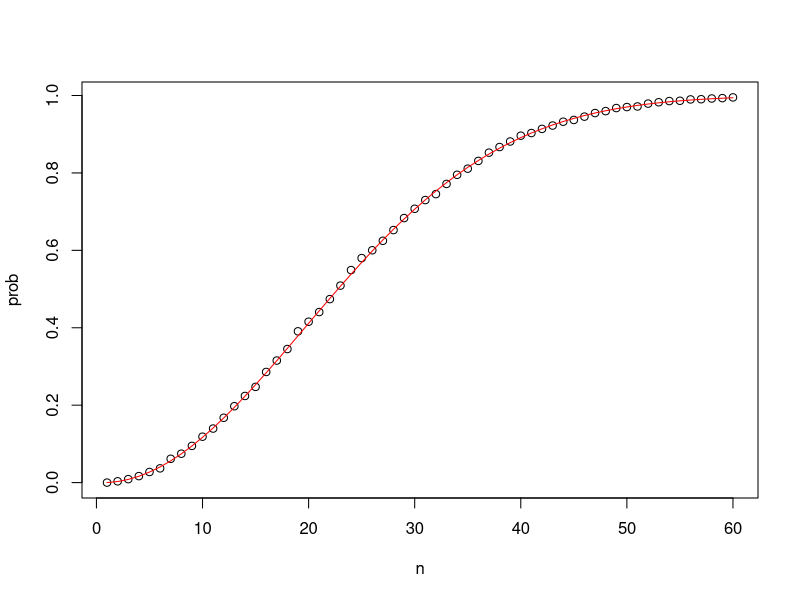
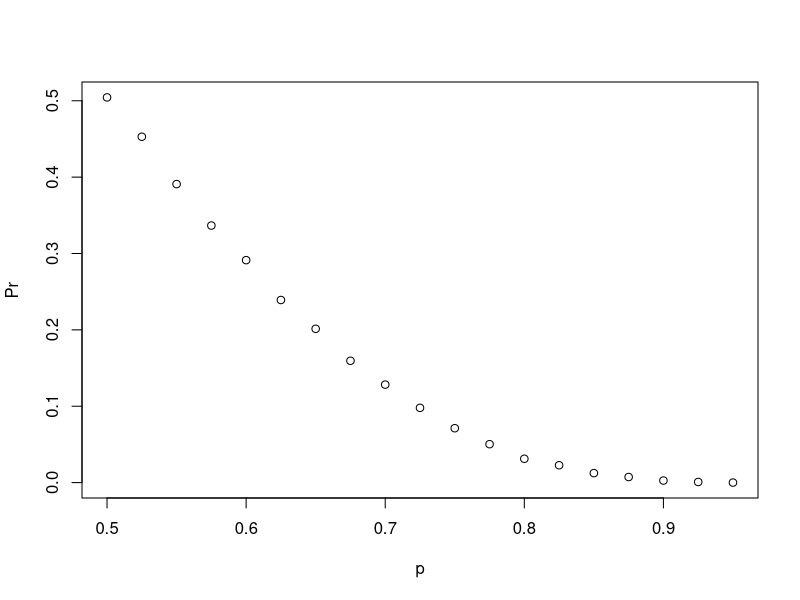
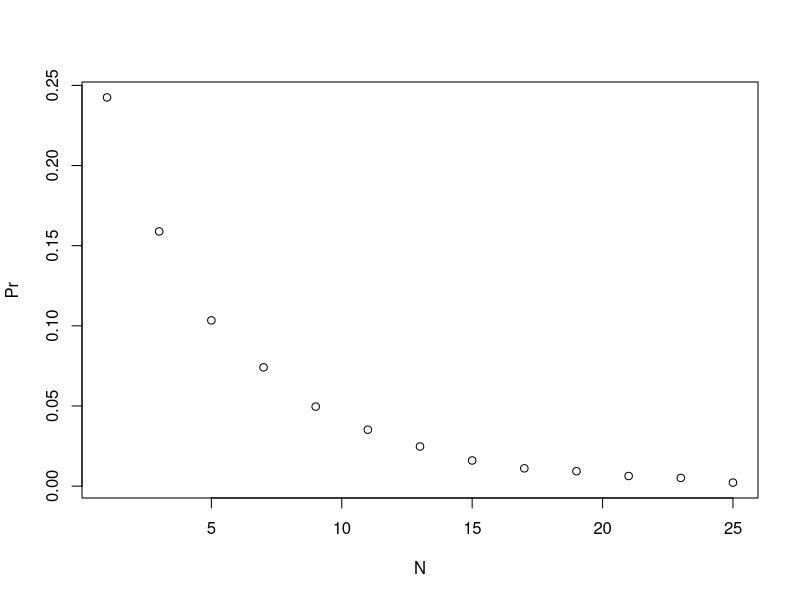

Recreate these plots in R, in order. (Note: this script raises an error after producing the figures.)
cyan <- 3
magenta <- 5
yellow <- 7

p <- cyan / (cyan + magenta + yellow)
p_1 <- cyan / (cyan + magenta + yellow)
p_2 <- (magenta + yellow) / (cyan - 1 + magenta + yellow)
p_2 <- 1 - p_1 # with replacement





compute_prob <- function(n, B = 10000) {
  same_day <- replicate(B, {
    bdays <- sample(1:365, n, replace = TRUE)
    any(duplicated(bdays))
  })
  mean(same_day)
}
exact_prob <- function(n){
  prob_unique <- seq(365, 365-n+1)/365   # vector of fractions for mult. rule
  1 - prod(prob_unique)    # calculate prob of no shared birthdays and subtract from 1
}
n <- seq(1, 60)
# element-wise application of compute_prob to n
prob <- sapply(n, compute_prob)
# applying function element-wise to vector of n values
eprob <- sapply(n, exact_prob)
# plotting Monte Carlo results and exact probabilities on same graph
plot(n, prob)    # plot Monte Carlo results
lines(n, eprob, col = "red")    # add line for exact prob





# This line of example code simulates four independent random games where the Celtics either lose or win. Copy this example code to use within the `replicate` function.
simulated_games <- sample(c("lose","win"), 4, replace = TRUE, prob = c(0.6, 0.4))

# The variable 'B' specifies the number of times we want the simulation to run. Let's run the Monte Carlo simulation 10,000 times.
B <- 10000

# Use the `set.seed` function to make sure your answer matches the expected result after random sampling.
set.seed(1)

# Create an object called `celtic_wins` that replicates two steps for B iterations: (1) generating a random four-game series `simulated_games` using the example code, then (2) determining whether the simulated series contains at least one win for the Celtics.
celtic_wins <- replicate(B, {
  simulated_games <- sample(c("lose","win"), 4, replace = TRUE, prob = c(0.6, 0.4))
  any(simulated_games == "win")
})

# Calculate the frequency out of B iterations that the Celtics won at least one game. Print your answer to the console.
mean(celtic_wins)







B <- 10000
stick <- replicate(B, {
  doors <- as.character(1:3)
  prize <- sample(c("car","goat","goat"))    # puts prizes in random order
  prize_door <- doors[prize == "car"]    # note which door has prize
  my_pick  <- sample(doors, 1)    # note which door is chosen
  show <- sample(doors[!doors %in% c(my_pick, prize_door)],1)    # open door with no prize that isn't chosen
  stick <- my_pick    # stick with original door
  stick == prize_door    # test whether the original door has the prize
})
mean(stick)    # probability of choosing prize door when sticking

switch <- replicate(B, {
  doors <- as.character(1:3)
  prize <- sample(c("car","goat","goat"))    # puts prizes in random order
  prize_door <- doors[prize == "car"]    # note which door has prize
  my_pick  <- sample(doors, 1)    # note which door is chosen first
  show <- sample(doors[!doors %in% c(my_pick, prize_door)], 1)    # open door with no prize that isn't chosen
  switch <- doors[!doors%in%c(my_pick, show)]    # switch to the door that wasn't chosen first or opened
  switch == prize_door    # test whether the switched door has the prize
})
mean(switch)    # probability of choosing prize door when switching






# Assign a variable 'n' as the number of remaining games.
n <- 6
# Assign a variable `outcomes` as a vector of possible game outcomes, where 0 indicates a loss and 1 indicates a win for the Cavs.
outcomes <- c(0, 1) # for Cavs
# Assign a variable `l` to a list of all possible outcomes in all remaining games. Use the `rep` function on `list(outcomes)` to create list of length `n`.
l <- rep(list(outcomes), length.out=n)
# Create a data frame named 'possibilities' that contains all combinations of possible outcomes for the remaining games.
possibilities <- expand.grid(l)
# Create a vector named 'results' that indicates whether each row in the data frame 'possibilities' contains enough wins for the Cavs to win the series.
results <- rowSums(possibilities) >= 4
# Calculate the proportion of 'results' in which the Cavs win the series. Print the outcome to the console.
mean(results)

# The variable `B` specifies the number of times we want the simulation to run. Let's run the Monte Carlo simulation 10,000 times.
B <- 10000
# Use the `set.seed` function to make sure your answer matches the expected result after random sampling.
set.seed(1)
# Create an object called `results` that replicates for `B` iterations a simulated series and determines whether that series contains at least four wins for the Cavs.
results <- replicate(B, {
  sum(sample(c(0, 1), 6, replace=TRUE)) >= 4
})
# Calculate the frequency out of `B` iterations that the Cavs won at least four games in the remainder of the series. Print your answer to the console.
mean(results)

# Let's assign the variable 'p' as the vector of probabilities that team A will win.
p <- seq(0.5, 0.95, 0.025)
# Given a value 'p', the probability of winning the series for the underdog team B can be computed with the following function based on a Monte Carlo simulation:
prob_win <- function(p){
  B <- 10000
  result <- replicate(B, {
    b_win <- sample(c(1,0), 7, replace = TRUE, prob = c(1-p, p))
    sum(b_win)>=4
  })
  mean(result)
}
# Apply the 'prob_win' function across the vector of probabilities that team A will win to determine the probability that team B will win. Call this object 'Pr'.
Pr <- sapply(p, prob_win)
# Plot the probability 'p' on the x-axis and 'Pr' on the y-axis.
plot(p, Pr)

# Given a value 'p', the probability of winning the series for the underdog team B can be computed with the following function based on a Monte Carlo simulation:
prob_win <- function(N, p=0.75){
  B <- 10000
  result <- replicate(B, {
    b_win <- sample(c(1,0), N, replace = TRUE, prob = c(1-p, p))
    sum(b_win)>=(N+1)/2
  })
  mean(result)
}
# Assign the variable 'N' as the vector of series lengths. Use only odd numbers ranging from 1 to 25 games.
N <- seq(1, 25, 2)
# Apply the 'prob_win' function across the vector of series lengths to determine the probability that team B will win. Call this object `Pr`.
Pr <- sapply(N, prob_win)
# Plot the number of games in the series 'N' on the x-axis and 'Pr' on the y-axis.
plot(N, Pr)







nrow(permutations(8, 3))
nrow(permutations(3, 3))
j <- permutations(8, 3)
sum(rowSums(j) == 6) / 336
set.seed(1)
results <- replicate(10000, {
  runners <- c("Jamaica", "Jamaica", "Jamaica", "USA", "Ecuador", "Netherlands", "France", "South Africa")
  medalists <- sample(runners, 3)
  medalists[1] == "Jamaica" & medalists[2] == "Jamaica" & medalists[3] == "Jamaica"
})
mean(results)








6*nrow(combinations(6, 2))*2
6*nrow(combinations(6, 2))*3
6*nrow(combinations(6, 3))*3
f <- function(n) {
  n*nrow(combinations(6, 2))*3
}
sapply(1:12, f)
f <- function(n) {
  6*nrow(combinations(n, 2))*3
}
sapply(2:12, f)







data("esoph")
library(tidyverse)
nrow(esoph)
all_cases <- sum(esoph$ncases)
all_controls <- sum(esoph$ncontrols)
a <- esoph |> filter(alcgp == "120+")
a <- esoph |> filter(alcgp == "0-39g/day")
sum(a$ncases) / (sum(a$ncases) + sum(a$ncontrols))
a <- esoph |> filter(ncases > 0)
b <- a |>  filter(tobgp != "0-9g/day")
sum(b$ncases) / sum(a$ncases)
a <- esoph |> filter(ncontrols > 0)
b <- a |>  filter(tobgp != "0-9g/day")
sum(b$ncontrols) / sum(a$ncontrols)
a <- esoph |> filter(alcgp == "120+")
a <- esoph |> filter(tobgp == "30+")
a <- esoph |> filter(alcgp == "120+" & tobgp == "30+")
a <- esoph |> filter(alcgp == "120+" | tobgp == "30+")
sum(a$ncases) / all_cases
sum(a$ncontrols) / all_controls
(sum(a$ncases) / all_cases) / (sum(a$ncontrols) / all_controls)









female_avg <- 64
female_sd <- 3
pnorm(5*12, female_avg, female_sd)
1-pnorm(6*12, female_avg, female_sd)
pnorm(67, female_avg, female_sd)-pnorm(61, female_avg, female_sd)
female_avg <- 64*2.54
female_sd <- 3*2.54
pnorm(67*2.54, female_avg, female_sd)-pnorm(61*2.54, female_avg, female_sd)
taller <- female_avg+female_sd
shorter <- female_avg-female_sd
pnorm(taller, female_avg, female_sd)-pnorm(shorter, female_avg, female_sd)
male_avg <- 69
male_sd <- 3
qnorm(.99, male_avg, male_sd)






B <- 1000
set.seed(1)
highestIQ <- replicate(B, {
  iqs <- rnorm(10000, 100, 15)
  max(iqs)
})
hist(highestIQ)





# 1-36
set.seed(16)
act_scores <- rnorm(10000, 20.9, 5.7)
mean(act_scores)
sd(act_scores)
sum(act_scores >= 36)
sum(act_scores >= 30)/10000
sum(act_scores <= 10)/10000
#act_scores <- (act_scores - 20.9)/5.7
1-pnorm(2)
2*5.7+20.9
qnorm(.975, 20.9, 5.7)            
cdf <- function(n) {
  pnorm(n, 20.9, 5.7)
}
score <- 1:36
p <- sapply(score, cdf)               
data.frame(score=score, p=p)               
qnorm(.95, 20.9, 5.7)               
p <- seq(0.01, 0.99, 0.01)               
sample_quantiles <- quantile(act_scores, p)               
theoretical_quantiles <- qnorm(p, 20.9, 5.7)              
qqplot(theoretical_quantiles, sample_quantiles)




n <- 1000    # number of roulette players
B <- 10000    # number of Monte Carlo experiments
S <- replicate(B, {
  X <- sample(c(-1,1), n, replace = TRUE, prob = c(9/19, 10/19))    # simulate 1000 spins
  sum(X)    # determine total profit
})
mean(S < 0)    # probability of the casino losing money
library(tidyverse)
s <- seq(min(S), max(S), length = 100)    # sequence of 100 values across range of S
normal_density <- data.frame(s = s, f = dnorm(s, mean(S), sd(S))) # generate normal density for S
data.frame (S = S) %>%    # make data frame of S for histogram
  ggplot(aes(S, ..density..)) +
  geom_histogram(color = "black", binwidth = 10) +
  ylab("Probability") +
  geom_line(data = normal_density, mapping = aes(s, f), color = "blue")






set.seed(1)
green <- 2
black <- 18
red <- 18
p_green <- green / (green + black + red)
p_not_green <- 1 - p_green
a <- 17
b <- -1
X <- sample(c(a,b), 1, prob=c(p_green,p_not_green))
E <- a*p_green + b*p_not_green
SE <- abs(b-a)*sqrt(p_green*p_not_green)
n <- 1000
X <- sample(c(a,b), n, replace=TRUE, prob=c(p_green,p_not_green))
S <- sum(X)
E <- n*(a*p_green + b*p_not_green)
SE <- sqrt(n)*(abs(b-a)*sqrt(p_green*p_not_green))

  





p_green <- 2 / 38
p_not_green <- 1-p_green
n <- 100
avg <- n * (17*p_green + -1*p_not_green)
se <- sqrt(n) * (17 - -1)*sqrt(p_green*p_not_green)
1-pnorm(0, avg, se)
B <- 10000
set.seed(1)
S <- replicate(B, {
  winnings <- sample(c(17,-1), n, replace=TRUE, prob=c(p_green,p_not_green))
  sum(winnings)
})
mean(S)
sd(S)
mean(S>0)
n <- 10000
X <- sample(c(17,-1), n, replace=TRUE, prob=c(p_green,p_not_green))
Y <- mean(X)
avg <- 17*p_green + -1*p_not_green
se <- 1/sqrt(n) * (17 - -1)*sqrt(p_green*p_not_green)
1-pnorm(0, avg, se)
S <- replicate(B, {
  winnings <- sample(c(17,-1), n, replace=TRUE, prob=c(p_green,p_not_green))
  mean(winnings)
})
mean(S)
sd(S)
mean(S>0)




p_correct <- 1/5
p_not_correct <- 1-p_correct
correct <- 1
not_correct <- -.25
correct*p_correct + not_correct*p_not_correct
n <- 44
avg <- n * (correct*p_correct + not_correct*p_not_correct)
se <- sqrt(n) * abs(correct-not_correct)*sqrt(p_correct*p_not_correct)
1-pnorm(8, avg, se)
set.seed(21, sample.kind = "Rounding")
B <- 10000
S <- replicate(B, {
  answers <- sample(c(correct,not_correct), n, replace=TRUE, prob=c(p_correct,p_not_correct))
  sum(answers)
})
mean(S>8)
p_correct <- 1/4
p_not_correct <- 1-p_correct
correct <- 1
not_correct <- 0
n * (correct*p_correct + not_correct*p_not_correct)
p <- seq(0.25, 0.95, 0.05)
F <- function(p) {
  p_correct <- p
  p_not_correct <- 1-p_correct
  n * (correct*p_correct + not_correct*p_not_correct)
}
avg <- sapply(p, F)
F <- function(p) {
  p_correct <- p
  p_not_correct <- 1-p_correct
  sqrt(n) * abs(correct-not_correct)*sqrt(p_correct*p_not_correct)
}
se <- sapply(p, F)
my_df <- data.frame(p=p,avg=avg,se=se)
my_df <- mutate(my_df, pnorm=1-pnorm(35, avg, se))  





p_special <- 5/38
p_not_special <- 1-p_special
special <- 6
not_special <- -1
special*p_special + not_special*p_not_special
(special-not_special)*sqrt(p_special*p_not_special)
n <- 500
(1/sqrt(n)) * (special-not_special)*sqrt(p_special*p_not_special)
avg <- n * (special*p_special + not_special*p_not_special)
se <- sqrt(n) * (special-not_special)*sqrt(p_special*p_not_special)
pnorm(0, avg, se)






n <- 10000
loss_per_foreclosure <- -200000
p_default <- 0.03
set.seed(1)
defaults <- sample(c(0,1), n, replace=TRUE, prob=c(1-p_default,p_default))
S <- sum(defaults) * loss_per_foreclosure
B <- 10000
S <- replicate(B, {
  defaults <- sample(c(0,1), n, replace=TRUE, prob=c(1-p_default,p_default))
  sum(defaults) * loss_per_foreclosure
})
hist(S)
n * (loss_per_foreclosure * p_default)
sqrt(n) * abs(-loss_per_foreclosure) * sqrt((1-p_default)*p_default)
# avg = (x * (1-p_default)) + (loss_per_foreclosure * p_default)
x <- -(loss_per_foreclosure * p_default) / (1-p_default)
x / 180000
z <- qnorm(0.05)
# z = -avg / se
l <- loss_per_foreclosure
p <- p_default
x <- -l*( n*p - z*sqrt(n*p*(1-p)))/ ( n*(1-p) + z*sqrt(n*p*(1-p)))






library(tidyverse)
library(dslabs)
data(death_prob)
df <- filter(death_prob, age==50, sex=="Female")
p <- pull(df, prob)
alive <- 1150
death <- -150000
alive*(1-p) + death*p
abs(alive-death)*sqrt((1-p)*p)
n <- 1000
avg <- n*(alive*(1-p) + death*p)
se <- sqrt(n)*abs(alive-death)*sqrt((1-p)*p)
pnorm(0, avg, se)
df <- filter(death_prob, age==50, sex=="Male")
p <- pull(df, prob)
# avg = n*(premium*(1-p) + death*p) # 700000
avg <- 700000
premium <- ((avg/n) - death*p)/(1-p)
alive <- abs(premium)
se <- sqrt(n)*abs(alive-death)*sqrt((1-p)*p)
pnorm(0, avg, se)
p <- .015
avg <- n*(alive*(1-p) + death*p)
se <- sqrt(n)*abs(alive-death)*sqrt((1-p)*p)
pnorm(0, avg, se)
pnorm(-10^6, avg, se)
p <- seq(.01, .03, .001)
F <- function(p) {
  n*(alive*(1-p) + death*p)
}
avg <- sapply(p, F)
F <- function(p) {
  sqrt(n)*abs(alive-death)*sqrt((1-p)*p)
}
se <- sapply(p, F)
df <- data.frame(p=p,avg=avg,se=se)
df <- mutate(df, pnorm=pnorm(0, avg, se))
p <- seq(.01, .03, .0025)
df <- mutate(df, pnorm=pnorm(-10^6, avg, se))
set.seed(25, sample.kind = "Rounding")
p <- .015
S <- sample(c(alive,death), n, replace=TRUE, prob=c((1-p),p))
sum(S)/10^6
set.seed(27, sample.kind = "Rounding")
B <- 10000
S <- replicate(B, {
  S <- sample(c(alive,death), n, replace=TRUE, prob=c((1-p),p))
  sum(S)
})
mean(S < -10^6)
# z = -avg / se
z <- qnorm(0.05)
l <- death
p <- .015
x <- -l*( n*p - z*sqrt(n*p*(1-p)))/ ( n*(1-p) + z*sqrt(n*p*(1-p)))
x*(1-p) + death*p
n * (x*(1-p) + death*p)
set.seed(28, sample.kind = "Rounding")
S <- replicate(B, {
  S <- sample(c(x,death), n, replace=TRUE, prob=c((1-p),p))
  sum(S)
})
mean(S<0)
set.seed(29, sample.kind = "Rounding")
S <- replicate(B, {
  p <- p + sample(seq(-0.01, 0.01, length = 100), 1)
  S <- sample(c(x,death), n, replace=TRUE, prob=c((1-p),p))
  sum(S)
})
mean(S)
mean(S<0)
mean(S < -10^6)
